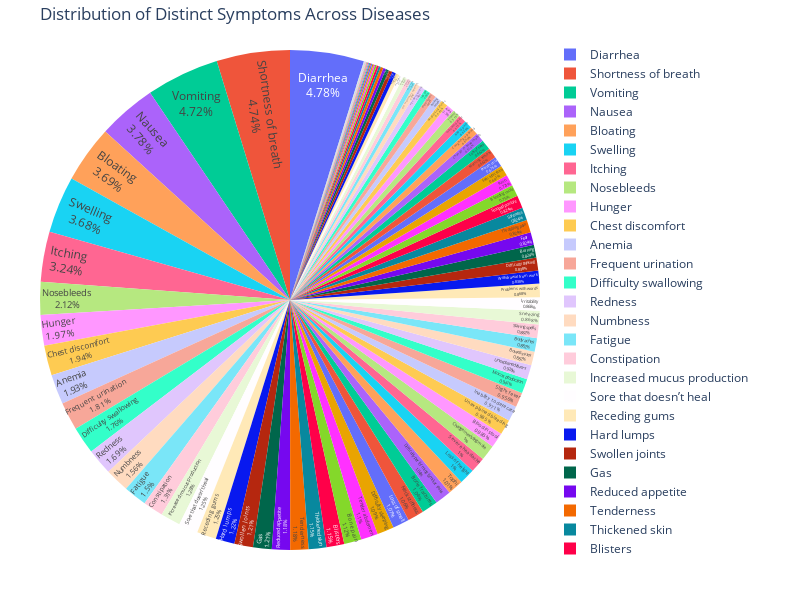

Notebook source saved alongside this figure:
### Markdown cell above
#### Distribution of Symptoms:

### Code cell
import pandas as pd
import plotly.express as px

# Load the dataset
df = pd.read_csv('resources/dataset_kaggle.csv')

# Melt the dataframe to gather all symptom columns into a single column
symptom_columns = [col for col in df.columns if col.startswith('Symptom')]
melted_df = df.melt(id_vars=['Disease'], value_vars=symptom_columns, var_name='Symptom_Number', value_name='Symptom')

# Drop rows where the symptom is NaN
melted_df = melted_df.dropna(subset=['Symptom'])

# Count the occurrence of each symptom across all diseases
symptom_distribution = melted_df['Symptom'].value_counts().reset_index()
symptom_distribution.columns = ['Symptom', 'Count']

# Create an interactive pie chart
fig = px.pie(
    symptom_distribution,
    names='Symptom',
    values='Count',
    title="Distribution of Distinct Symptoms Across Diseases",
    hover_data=['Count'],
    labels={'Symptom':'Symptoms', 'Count':'Number of Instances'}
)

# Adjust the size of the pie chart to be manageable
fig.update_traces(textposition='inside', textinfo='percent+label')
fig.update_layout(
    margin=dict(t=40, b=40, l=40, r=40),  # Adjust margins to keep the chart from being too big
    height=600,  # Adjust the height
    width=800  # Adjust the width
)

# Show the interactive pie chart
fig.show()

### Figure 1 — Plotly figure (JSON) as saved in the notebook; plotly's stock layout.template omitted (floating-point values rounded to 4 significant figures)
{"data": [{"customdata": [[325], [322], [321], [257], [251], [250], [220], [144], [134], [132], [131], [123], [120], [115], [106], [102], [89], [87], [85], [85], [83], [82], [82], [80], [80], [78], [78], [76], [75], [74], [73], [72], [71], [71], [69], [68], [68], [68], [67], [67], [66], [65], [64], [63], [60], [60], [60], [59], [59], [59], [57], [57], [56], [56], [56], [56], [56], [51], [49], [47], [46], [45], [45], [39], [37], [36], [35], [35], [34], [33], [31], [28], [28], [25], [24], [20], [20], [19], [18], [17], [17], [16], [14], [12], [12], [9], [9], [8], [6], [6], [6], [5], [4], [4], [4], [2], [2], [2], [2], [1], [1], [1], [1], [1], [1], [1], [1]], "domain": {"x": [0, 1], "y": [0, 1]}, "hovertemplate": "Symptoms=%{label}<br>Number of Instances=%{customdata[0]}<extra></extra>", "labels": ["Diarrhea", "Shortness of breath", "Vomiting", "Nausea", "Bloating", "Swelling", "Itching", "Nosebleeds", "Hunger", "Chest discomfort", "Anemia", "Frequent urination", "Difficulty swallowing", "Redness", "Numbness", "Fatigue", "Constipation", "Increased mucus production", "Sore that doesn’t heal", "Receding gums", "Hard lumps", "Swollen joints", "Gas", "Reduced appetite", "Tenderness", "Thickened skin", "Blisters", "Bone pain", "Tender abdomen", "Difficulty sleeping", "Loss of smell", "Neck stiffness", "Bone fractures", "Difficulty performing familiar tasks", "Tophi", "Loss of height", "Severe headache", "Change in existing mole", "Blood in stool", "Unexplained bleeding", "Inability to defecate", "Slight fever", "Mucus production", "Unexplained fevers", "Bowel issues", "Body aches", "Staring spells", "Sneezing", "Irritability", "Problems with words", "Withdrawal from work", "Difficulty thinking", "Burning", "Fear", "Throbbing pain", "Soreness", "Stooped posture", "Bleeding mole", "Rash", "Skin infections", "Pneumonia", "Morning stiffness", "Loss of taste", "Change in bowel habits", "Coughing up blood", "Rapid pulse", "Increased thirst", "Tremor", "Aura", "Misplacing things", "Belching", "Unconsciousness", "Jaw pain", "Pain during urination", "Loss of automatic movements", "Mild fever", "Fullness", "Weakness", "Frequent infections", "Irregular heartbeat", "Congestion", "Difficulty walking", "Depression", "Butterfly-shaped rash", "Stiff joints", "Mouth sores", "Sensitivity to light", "Easy bruising", "Anxiety", "Bladder issues", "Writing changes", "Persistent cough", "Double vision", "Chest pain", "Swollen lymph nodes", "Pigment spread", "Hair loss", "Headache", "Limited range of motion", "Poor judgment", "Persistent pain", "Pale skin", "Redness in joints", "Swelling in ankles", "Lump or swelling", "Seizures", "Skin changes"], "legendgroup": "", "name": "", "showlegend": true, "textinfo": "percent+label", "textposition": "inside", "type": "pie", "values": [325, 322, 321, 257, 251, 250, 220, 144, 134, 132, 131, 123, 120, 115, 106, 102, 89, 87, 85, 85, 83, 82, 82, 80, 80, 78, 78, 76, 75, 74, 73, 72, 71, 71, 69, 68, 68, 68, 67, 67, 66, 65, 64, 63, 60, 60, 60, 59, 59, 59, 57, 57, 56, 56, 56, 56, 56, 51, 49, 47, 46, 45, 45, 39, 37, 36, 35, 35, 34, 33, 31, 28, 28, 25, 24, 20, 20, 19, 18, 17, 17, 16, 14, 12, 12, 9, 9, 8, 6, 6, 6, 5, 4, 4, 4, 2, 2, 2, 2, 1, 1, 1, 1, 1, 1, 1, 1]}], "layout": {"height": 600, "legend": {"tracegroupgap": 0}, "margin": {"b": 40, "l": 40, "r": 40, "t": 40}, "title": {"text": "Distribution of Distinct Symptoms Across Diseases"}, "width": 800}}
